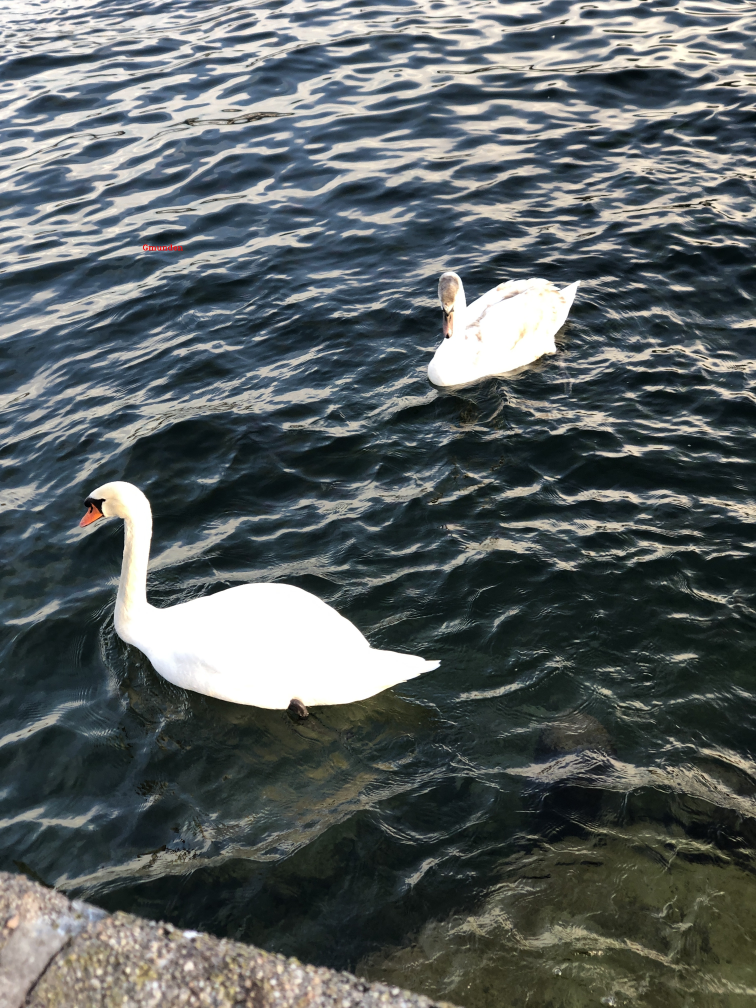
#> input picture Photos/gmunden.JPG, 3024 x 4032 px, found by its file name (shown at 1/4 size)
$ python 'rescaling image.py'
#> lines starting #> are read from the running program, lines starting #| are printed output that depends on the picture
import cv2 as cv

img = cv.imread('Photos\gmunden.jpg')
#> img is the input picture: shape (4032, 3024, 3); mean B, G, R 96.9, 96.6, 89.9
cv.imshow('Duck',img)

def scaledframe(frame, scaled=0.2):
#> called with scaled = 0.2
    width = int(frame.shape[0] * scaled)
#> width = 806
    height = int(frame.shape[1] * scaled)
#> height = 604
    dimensions = (width, height)
#> dimensions = (806, 604)

    return cv.resize(frame, dimensions, interpolation=cv.INTER_AREA)
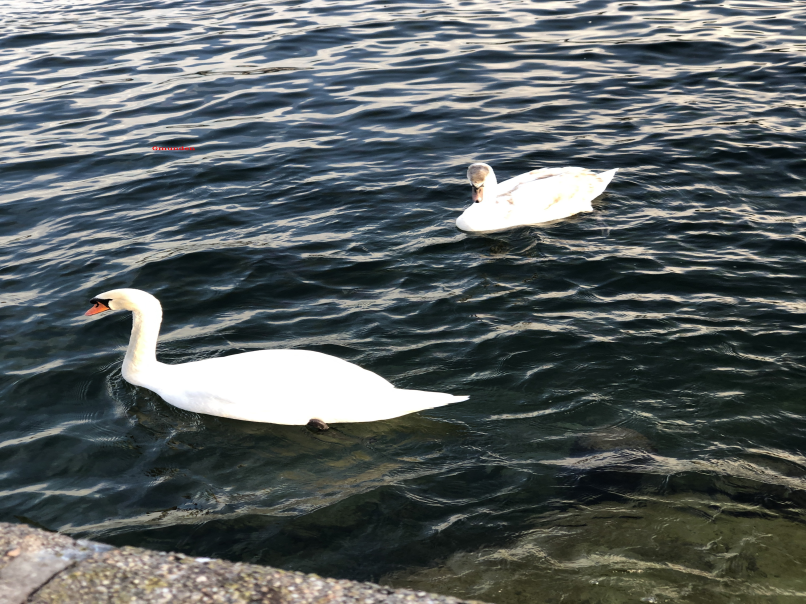
#> returned value: shape (604, 806, 3); mean of channels 0, 1, 2 96.9, 96.6, 89.9; drawn as B, G, R
resized_img = scaledframe(img)
cv.imshow('resized image', resized_img)
cv.imwrite('Photos\Duck.png', resized_img)

cv.waitKey(0)

$ run again, with Photos/children.jpg copied over Photos/gmunden.JPG
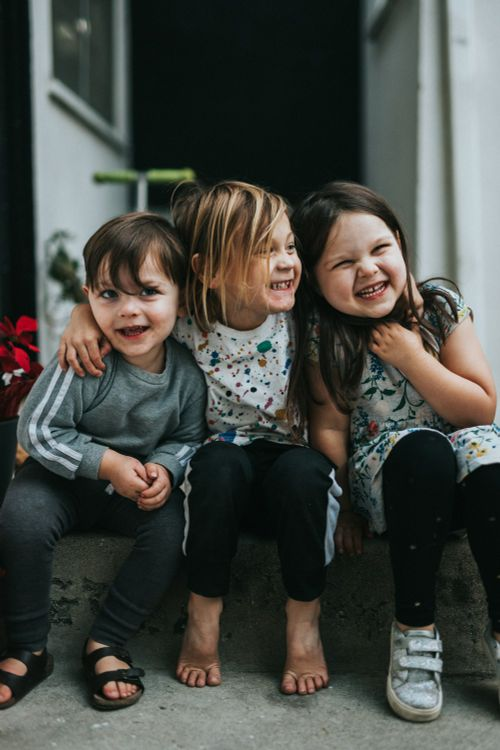
#> input picture Photos/children.jpg, 500 x 750 px, found by its file name
#> img is the input picture: shape (750, 500, 3); mean B, G, R 68.6, 74.3, 71.8
#> in scaledframe, `return cv.resize(frame, dimensions, interpolation=cv.INTER_AREA)`:
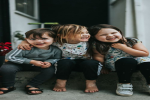
#> returned value: shape (100, 150, 3); mean of channels 0, 1, 2 68.6, 74.3, 71.8; drawn as B, G, R

$ run again, with Photos/Cats.jpeg copied over Photos/gmunden.JPG
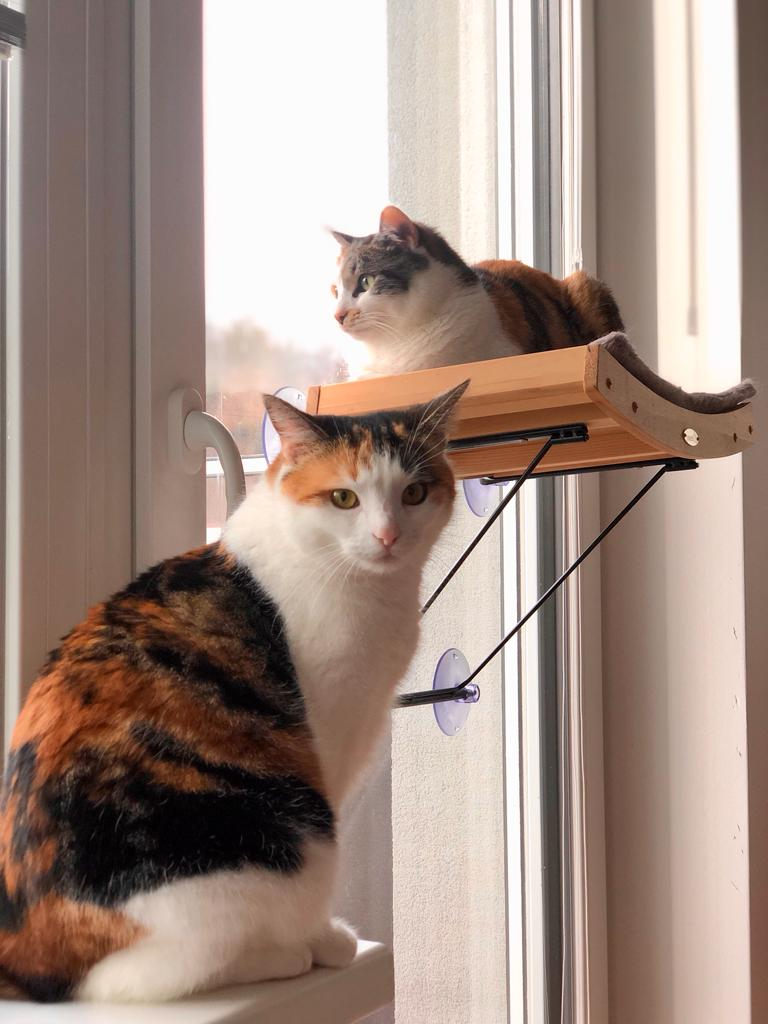
#> input picture Photos/Cats.jpeg, 768 x 1024 px, found by its file name
#> img is the input picture: shape (1024, 768, 3); mean B, G, R 131.4, 141.6, 161.8
#> in scaledframe, `return cv.resize(frame, dimensions, interpolation=cv.INTER_AREA)`:
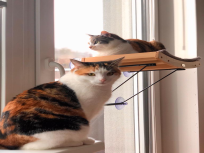
#> returned value: shape (153, 204, 3); mean of channels 0, 1, 2 131.4, 141.6, 161.8; drawn as B, G, R
